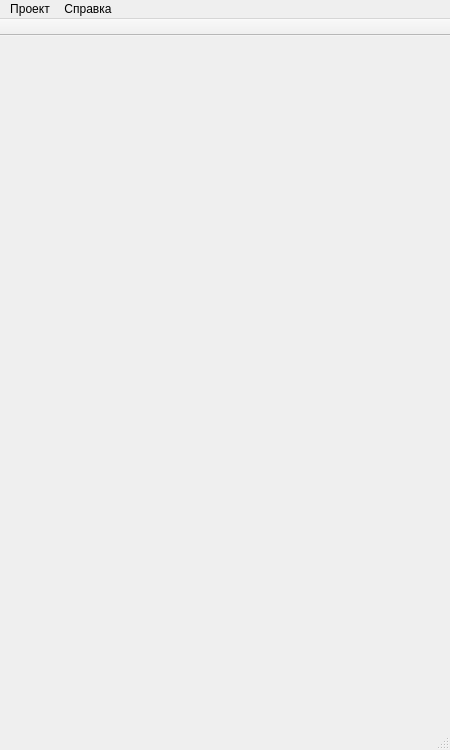
<?xml version="1.0" encoding="UTF-8"?>
<ui version="4.0">
 <class>dconfClass</class>
 <widget class="QMainWindow" name="dconfClass">
  <property name="geometry">
   <rect>
    <x>0</x>
    <y>0</y>
    <width>450</width>
    <height>750</height>
   </rect>
  </property>
  <widget class="QWidget" name="centralWidget"/>
  <widget class="QMenuBar" name="menuBar">
   <property name="enabled">
    <bool>true</bool>
   </property>
   <property name="geometry">
    <rect>
     <x>0</x>
     <y>0</y>
     <width>450</width>
     <height>21</height>
    </rect>
   </property>
   <widget class="QMenu" name="menuProject">
    <property name="title">
     <string>Проект</string>
    </property>
   </widget>
   <widget class="QMenu" name="menuHelp">
    <property name="title">
     <string>Справка</string>
    </property>
   </widget>
   <addaction name="menuProject"/>
   <addaction name="menuHelp"/>
  </widget>
  <widget class="QToolBar" name="mainToolBar">
   <property name="contextMenuPolicy">
    <enum>Qt::PreventContextMenu</enum>
   </property>
   <property name="movable">
    <bool>false</bool>
   </property>
   <property name="allowedAreas">
    <set>Qt::TopToolBarArea</set>
   </property>
   <property name="floatable">
    <bool>false</bool>
   </property>
   <attribute name="toolBarArea">
    <enum>TopToolBarArea</enum>
   </attribute>
   <attribute name="toolBarBreak">
    <bool>false</bool>
   </attribute>
  </widget>
  <widget class="QStatusBar" name="statusBar"/>
 </widget>
 <layoutdefault spacing="6" margin="11"/>
 <resources/>
 <connections/>
 <slots>
  <slot>projCreateSlot()</slot>
  <slot>projOpenSlot()</slot>
  <slot>projSaveSlot()</slot>
  <slot>appAboutSlot()</slot>
  <slot>projImportSlot()</slot>
  <slot>appExitSlot()</slot>
  <slot>projExportSlot()</slot>
 </slots>
</ui>
